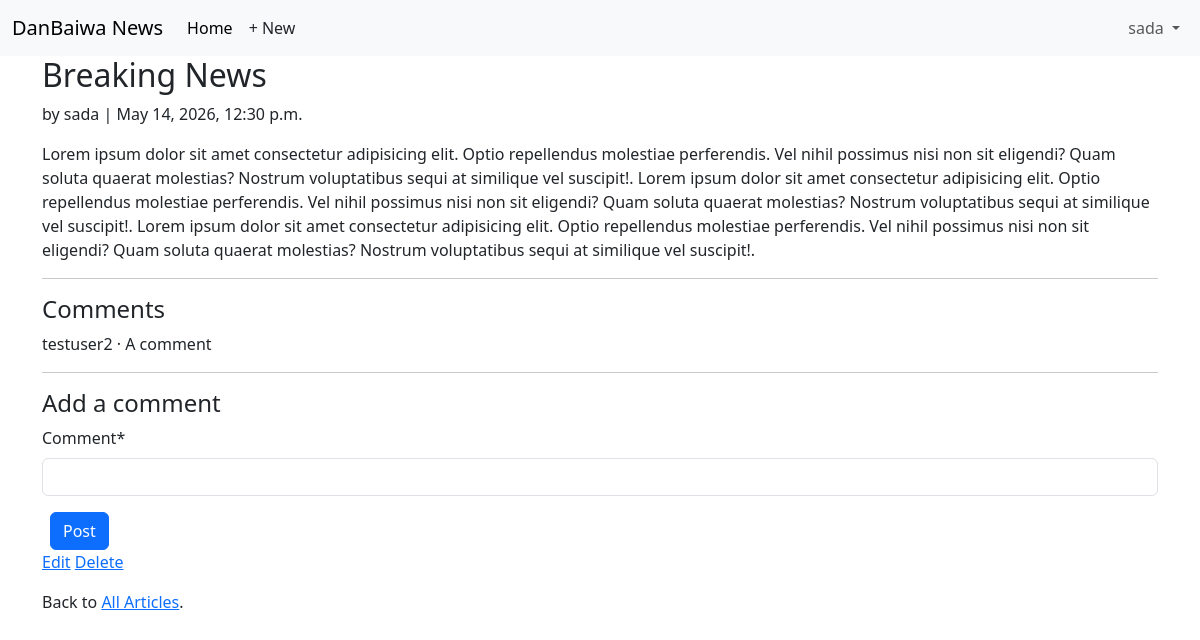
The app's page /articles/3/ (signed in) with its own data.
### accounts/models.py (models this page shows)
class CustomUser(AbstractUser):
    age = models.PositiveBigIntegerField(null=True, blank=True)

### articles/models.py (models this page shows, shortened)
class Article(models.Model):
    title = models.CharField(max_length=250)
    body = models.TextField()
    date = models.DateTimeField(auto_now_add=True)
    author = models.ForeignKey(
        settings.AUTH_USER_MODEL,
        on_delete=models.CASCADE,
    )

class Comment(models.Model):
    article = models.ForeignKey(Article, on_delete=models.CASCADE)
    comment = models.CharField(max_length=200)
    author = models.ForeignKey(
        settings.AUTH_USER_MODEL,
        on_delete=models.CASCADE
    )
    def __str__(self):
        return self.comment

### articles/views.py (the view, shortened to what this page needs)
# urls.py: path("<int:pk>/", ArticleDetailView.as_view(),
class ArticleDetailView(LoginRequiredMixin, DeleteView): # New articleDetailView that subclasses comment post and get views
    def get(self, request, *args, **kwargs):
        view = CommentGet.as_view()
        return view(request, *args, **kwargs)

### articles/forms.py
class CommentForm(forms.ModelForm):
    class Meta:
        model = Comment
        fields = ("comment",)

### articles/views.py (called while the page is built)
    def get_context_data(self, **kwargs):
        context = super().get_context_data(**kwargs)
        context["form"] = CommentForm()
        return context

### templates/article_detail.html
{% extends "base.html" %}
{% load crispy_forms_tags %}
{% block content %}
<div class="article-entry">
  <h2>{{ object.title }}</h2>
  <p>by {{ object.author }} | {{ object.date }}</p>
  <p>{{ object.body }}</p>
</div>
<hr>
<h4>Comments</h4>
{% for comment in article.comment_set.all %}
<p>{{ comment.author }} &middot; {{ comment }}</p>
{% endfor %}
<hr>
<h4>Add a comment</h4>
<form action="" method="post">{% csrf_token %}
  {{ form|crispy }}
  <button class="btn btn-primary ms-2" type="submit">Post</button>
</form>
<div>
  <p>
    {% if article.author.pk == request.user.pk %}
    <a href="{% url 'article_edit' article.pk %}">Edit</a>
    <a href="{% url 'article_delete' article.pk %}">Delete</a>
    {% endif %}
  </p>
  <p>Back to <a href="{% url 'article_list' %}">All Articles</a>.</p>
</div>
{% endblock content %}

### templates/base.html (shortened to what this page needs)
<!DOCTYPE html>
<html lang="en">
  <head>
    <link
      href="https://cdn.jsdelivr.net/npm/bootstrap@5.3.8/dist/css/bootstrap.min.css"
      rel="stylesheet"
    />
  </head>
  <body>
    <nav class="navbar navbar-expand-lg bg-body-tertiary">
      <div class="container-fluid">
        <a class="navbar-brand" href="{% url 'home' %}">DanBaiwa News</a>
        <div class="collapse navbar-collapse" id="navbarSupportedContent">
          <ul class="navbar-nav me-auto mb-2 mb-lg-0">
            <li class="nav-item">
              <a class="nav-link active" aria-current="page" href="{% url 'home' %}">Home</a>
            </li>
            {% if user.is_authenticated %}
            <li><a href="{% url 'article_new' %}" class="nav-link px-2 link-dark">+ New</a></li>
          </ul>
          <div class="mr-auto">
            <ul class="navbar-nav">
              <li class="nav-item dropdown">
                <a
                  class="nav-link dropdown-toggle"
                  href="#"
                  role="button"
                  data-bs-toggle="dropdown"
                  aria-expanded="false"
                >
                  {{ user.username }}
                </a>
              </li>
          {% endif %}
        </div>
      </div>
    </nav>
    <main>
      <div class="container">
        {% block content %}
        {% endblock content %}
      </div>
    </main>
  </body>
</html>

### records on screen
CustomUser: username "sada"
Article: title "Breaking News", author "sada", date "May 14, 2026, 12:30 p.m.", body "Lorem ipsum dolor sit amet consectetur adipisicing elit. Optio repellendus molestiae perferendis. Vel nihil possimus nisi non sit eligendi? Quam soluta quaerat molestias? Nostrum voluptatibus sequi at similique vel suscipit!. Lorem ipsum dolor sit amet consectetur adipisicing elit. Optio repellendus molestiae perferendis. Vel nihil possimus nisi non sit eligendi? Quam soluta quaerat molestias? Nostrum voluptatibus sequi at similique vel suscipit!. Lorem ipsum dolor sit amet consectetur adipisicing elit. Optio repellendus molestiae perferendis. Vel nihil possimus nisi non sit eligendi? Quam soluta quaerat molestias? Nostrum voluptatibus sequi at similique vel suscipit!."
Comment: author "testuser2", comment "A comment"
